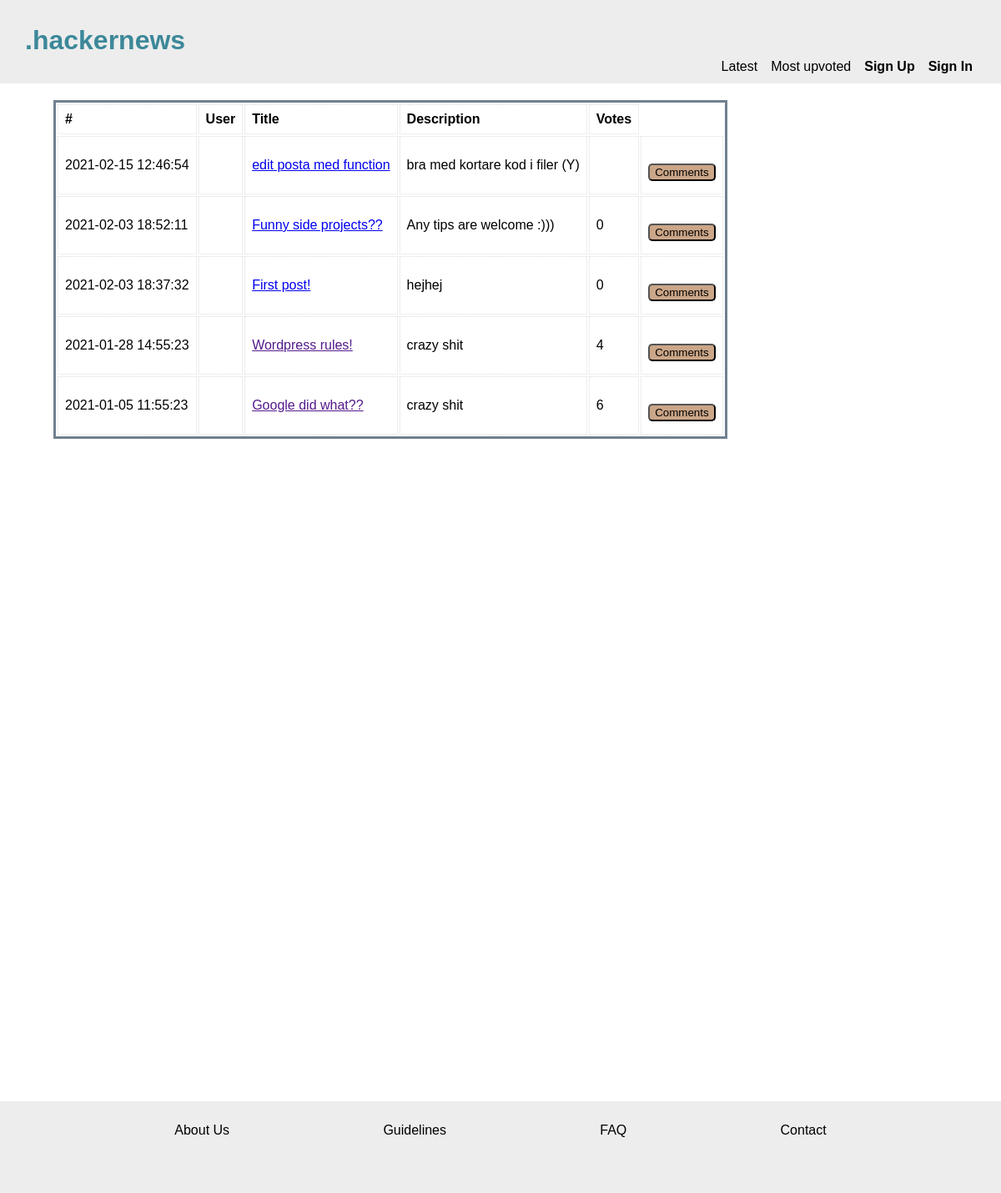
Before: / with the older database file.
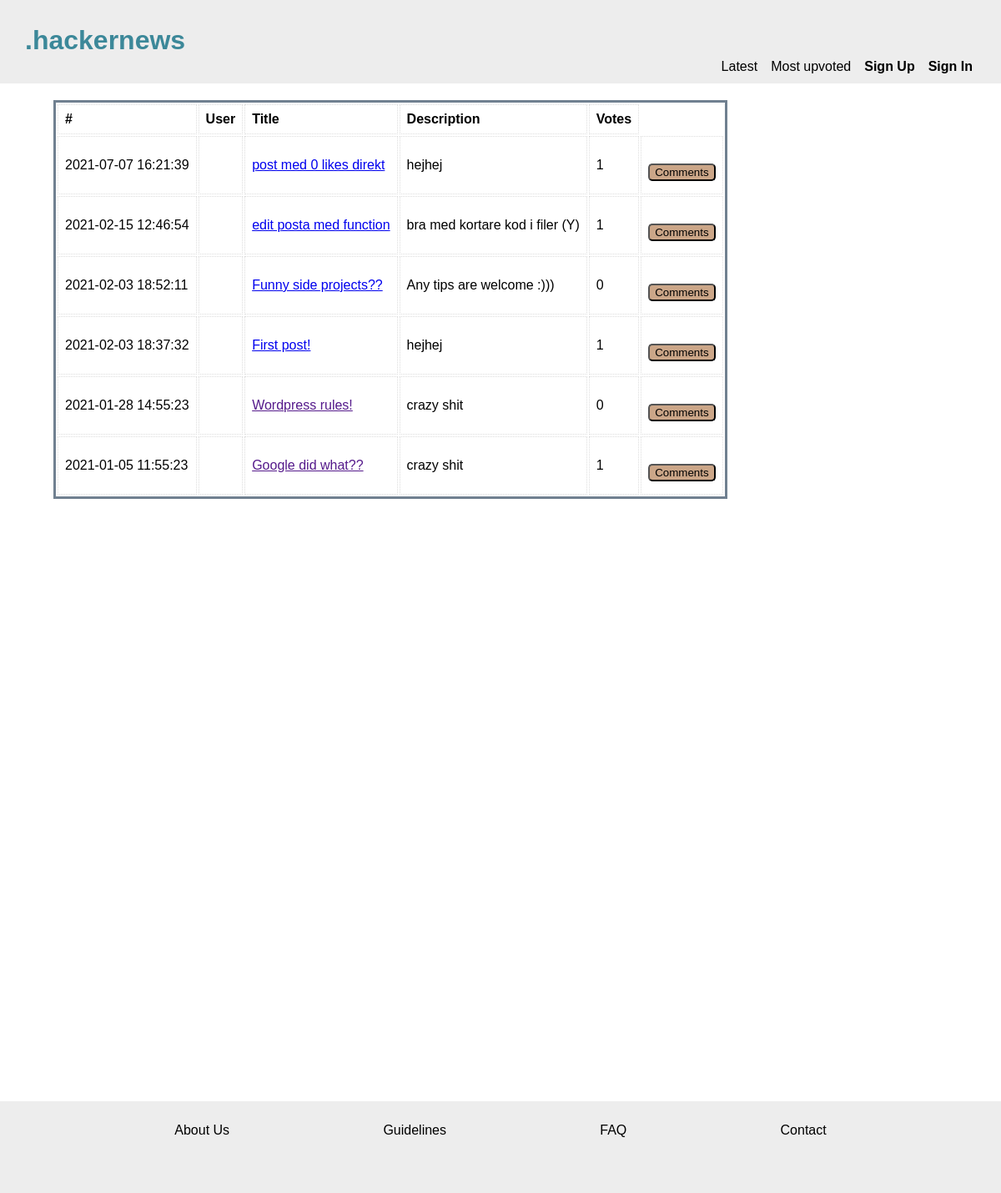
After: the same page with the newer database file.
### tables this page shows
CREATE TABLE posts (
	id INTEGER PRIMARY KEY, 
	users_id INT NOT NULL, 
	author VARCHAR NOT NULL, 
	title VARCHAR, 
	description VARCHAR, 
	link VARCHAR, 
	upvotes INT, 
	published TIMESTAMP NOT NULL,  
	FOREIGN KEY (users_id) REFERENCES users( id), 
	FOREIGN KEY (author) REFERENCES users(username));

### app/functions.php (called while the page is built, shortened)
<?php
function getLatestPosts(PDO $pdo)
{
    $statement = $pdo->prepare('SELECT * FROM posts ORDER BY published DESC');
    $statement->execute();
    $posts = $statement->fetchAll(PDO::FETCH_ASSOC);
    return $posts;
}

### index.php (the view, shortened to what this page needs)
<?php
require __DIR__ . '/app/autoload.php';
require __DIR__ . '/views/header.php';
?>
<main class="boxXL">
    <table class="tablePosts">
        <?php if (isset($_GET['order'])) {
            $posts = getTopPosts($pdo);
        } else {
            $posts = getLatestPosts($pdo);
        } ?>
        <tbody class="tbodyPost">
            <tr>
                <th>#</th>
                <th>User</th>
                <th>Title</th>
                <th>Description</th>
                <th>Votes</th>
            </tr>
            <?php foreach ($posts as $post) : ?>
                <tr class="row-post">
                    <td><?= $post['published']; ?></td>
                    <td><?php if (isset($_SESSION['user'])) : ?>
                            <?php if ($post['author'] === $_SESSION['user']['username']) : ?>
                                <b><?= $post['author']; ?></b>
                                <form action="/editPost.php?post_id=<?= $post['id'] ?>" method="POST">
                                    <button type="submit" name="edit">Edit Post</button>
                                </form>
                            <?php else :
                                echo $post['author']; ?>
                            <?php endif; ?>
                        <?php endif; ?>
                    </td>
                    <td><a href="<?= $post['link']; ?>"> <?= $post['title']; ?></a></td>
                    <td><?= $post['description']; ?></td>
                    <td><?= $post['upvotes']; ?></td>
                    <td>
                        <form action="/singlePost.php" method="POST">
                            <button type="submit" name="show">Comments</button>
                        </form>
                </tr>
        </tbody>
    <?php endforeach; ?>
    </table>
</main>
<?php require __DIR__ . '/views/footer.php'; ?>

### views/header.php (shortened to what this page needs)
<!DOCTYPE html>
<html lang="en">
<head>
    <link rel="stylesheet" href="/assets/css/global.css">
    <link rel="stylesheet" href="/assets/css/header.css">
    <link rel="stylesheet" href="/assets/css/index.css">
    <link rel="stylesheet" href="/assets/css/footer.css">
    <link rel="stylesheet" href="/assets/css/forms.css">
    <link rel="stylesheet" href="/assets/css/login.css">
    <link rel="stylesheet" href="/assets/css/profile.css">
</head>
<body>
    <header>
        <h1><a href="index.php" id="titleLink">.hackernews</a></h1>
        <nav>
            <a href="index.php?order=latest">Latest</a>
            <a href="index.php?order=votes">Most upvoted</a>
            <?php if (isset($_SESSION['user'])) : ?>
                <a href="createPost.php" class="bold">Create Post</a>
                <a href="profile.php" class="bold">My Profile</a>
                <a href="app/users/logout.php" class="bold" >Log Out</a>
            <?php else : ?>
                <a href="login.php" class="bold">Sign Up</a>
                <a href="login.php" class="bold">Sign In</a>
            <?php endif; ?>
        </nav>
    </header>

### views/footer.php (shortened to what this page needs)
<footer>
    <nav>
        <a href="xx">About Us</a>
        <a href="xx">Guidelines</a>
        <a href="xx">FAQ</a>
        <a href="xx">Contact</a>
    </nav>
</footer>
</body>
</html>

### assets/css/global.css (style rules this page uses)
* { box-sizing: border-box; margin: 0; font-family: Arial, Helvetica, sans-serif; }
body { height: 100%; width: 100%; }
:root { --header-footer-bg: rgb(237, 237, 237); --main-bg: rgb(237, 237, 237); --btn: rgb(203, 166, 136); --btn-dark: rgb(170, 139, 114); --title-heading: rgb(60, 136, 153); }

### assets/css/header.css (style rules this page uses)
header { background-color: var(--header-footer-bg); text-align: left; font-family: 'Arial'; font-size: 1rem; padding: 30px; height: 100px; position: absolute; top: 0; width: 100%; z-index: 2; }
#titleLink { text-decoration: none; color: var(--title-heading); }
nav { display: flex; justify-content: flex-end; margin: 4px; }
header nav a { color: black; font-size: 1rem; text-decoration: none; margin-left: 1rem; }
.bold { font-weight: bold; }

### assets/css/index.css (style rules this page uses)
.boxXL { margin: 2rem; min-height: 100vh; z-index: 1; max-width: 1000px; margin-top: 120px; }
.tablePosts { max-height: fit-content; min-width: 350px; border: slategray; border-style: solid; margin-left: 2rem; }
td, th { border: 1px dotted #dddddd; text-align: left; padding: 8px; }
.row-post { height: 70px; }

### assets/css/footer.css (style rules this page uses)
footer { background-color: var(--header-footer-bg); text-align: center; font-family: "Arial"; font-size: 1.2rem; bottom: 0; padding: 15px; height: 6rem; width: 100%; margin-top: 50vh; z-index: 0; }
footer nav { display: flex; flex-direction: column; justify-content: space-evenly; margin: 10px; line-height: 20px; }
nav a { color: black; font-size: 1rem; text-decoration: none; }
@media screen and (min-width: 700px) { footer { font-size: 1.5rem; height: 110px; } }
@media screen and (min-width: 700px) { footer nav { display: flex; flex-direction: row; justify-content: space-evenly; margin: 10px; } }

### assets/css/forms.css (style rules this page uses)
form { display: flex; flex-direction: column; line-height: 1.5rem; }
button { border-radius: 5px; max-width: 100px; background-color: var(--btn); margin-top: 1rem; }

Changed rows visible on the page:
added posts: published "2021-07-07 16:21:39", title "post med 0 likes direkt", description "hejhej", upvotes "1"
changed posts "edit posta med function": upvotes (not shown) → "1"
changed posts "First post!": upvotes "0" → "1"
changed posts "Wordpress rules!": upvotes "4" → "0"
changed posts "Google did what??": upvotes "6" → "1"
